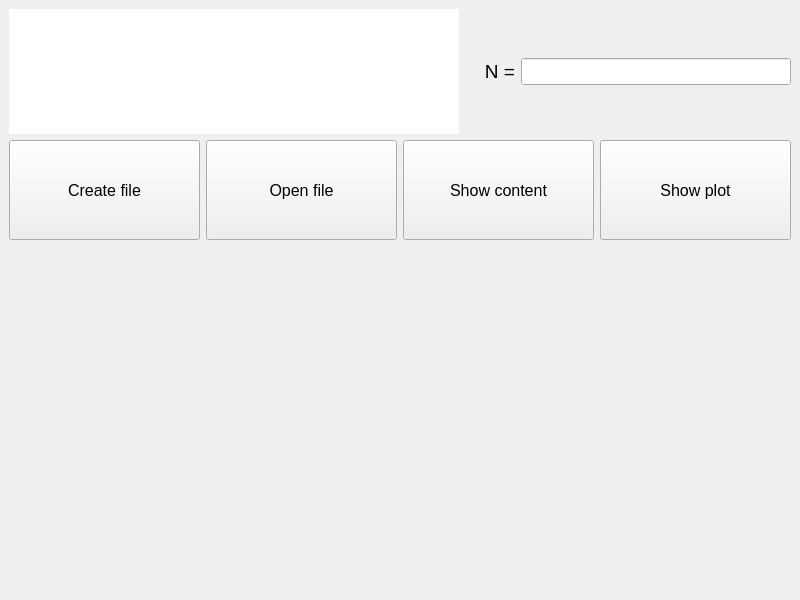
<?xml version="1.0" encoding="UTF-8"?>
<ui version="4.0">
 <class>Task2Window</class>
 <widget class="QMainWindow" name="Task2Window">
  <property name="geometry">
   <rect>
    <x>0</x>
    <y>0</y>
    <width>800</width>
    <height>600</height>
   </rect>
  </property>
  <property name="minimumSize">
   <size>
    <width>800</width>
    <height>600</height>
   </size>
  </property>
  <property name="windowTitle">
   <string>Lab5_2-320-v01-Ivanov-Ivan</string>
  </property>
  <widget class="QWidget" name="centralwidget">
   <property name="minimumSize">
    <size>
     <width>800</width>
     <height>600</height>
    </size>
   </property>
   <layout class="QVBoxLayout" name="verticalLayout">
    <item>
     <layout class="QHBoxLayout" name="horizontalLayout">
      <item>
       <widget class="QLabel" name="image_lbl">
        <property name="sizePolicy">
         <sizepolicy hsizetype="Preferred" vsizetype="Preferred">
          <horstretch>0</horstretch>
          <verstretch>0</verstretch>
         </sizepolicy>
        </property>
        <property name="minimumSize">
         <size>
          <width>450</width>
          <height>125</height>
         </size>
        </property>
        <property name="styleSheet">
         <string notr="true">background-color: rgb(255, 255, 255);</string>
        </property>
        <property name="text">
         <string/>
        </property>
       </widget>
      </item>
      <item>
       <widget class="QLabel" name="label">
        <property name="sizePolicy">
         <sizepolicy hsizetype="Preferred" vsizetype="Preferred">
          <horstretch>0</horstretch>
          <verstretch>0</verstretch>
         </sizepolicy>
        </property>
        <property name="maximumSize">
         <size>
          <width>50</width>
          <height>16777215</height>
         </size>
        </property>
        <property name="font">
         <font>
          <pointsize>14</pointsize>
         </font>
        </property>
        <property name="text">
         <string>N =</string>
        </property>
        <property name="scaledContents">
         <bool>false</bool>
        </property>
        <property name="alignment">
         <set>Qt::AlignRight|Qt::AlignTrailing|Qt::AlignVCenter</set>
        </property>
       </widget>
      </item>
      <item>
       <widget class="QLineEdit" name="lineEdit">
        <property name="sizePolicy">
         <sizepolicy hsizetype="Minimum" vsizetype="Fixed">
          <horstretch>0</horstretch>
          <verstretch>0</verstretch>
         </sizepolicy>
        </property>
        <property name="font">
         <font>
          <pointsize>12</pointsize>
         </font>
        </property>
       </widget>
      </item>
     </layout>
    </item>
    <item>
     <layout class="QHBoxLayout" name="horizontalLayout_2">
      <item>
       <widget class="QPushButton" name="create_btn">
        <property name="minimumSize">
         <size>
          <width>0</width>
          <height>100</height>
         </size>
        </property>
        <property name="font">
         <font>
          <pointsize>12</pointsize>
         </font>
        </property>
        <property name="text">
         <string>Create file</string>
        </property>
       </widget>
      </item>
      <item>
       <widget class="QPushButton" name="open_btn">
        <property name="minimumSize">
         <size>
          <width>0</width>
          <height>100</height>
         </size>
        </property>
        <property name="font">
         <font>
          <pointsize>12</pointsize>
         </font>
        </property>
        <property name="text">
         <string>Open file</string>
        </property>
       </widget>
      </item>
      <item>
       <widget class="QPushButton" name="show_btn">
        <property name="minimumSize">
         <size>
          <width>0</width>
          <height>100</height>
         </size>
        </property>
        <property name="font">
         <font>
          <pointsize>12</pointsize>
         </font>
        </property>
        <property name="text">
         <string>Show content</string>
        </property>
       </widget>
      </item>
      <item>
       <widget class="QPushButton" name="plot_btn">
        <property name="minimumSize">
         <size>
          <width>0</width>
          <height>100</height>
         </size>
        </property>
        <property name="font">
         <font>
          <pointsize>12</pointsize>
         </font>
        </property>
        <property name="text">
         <string>Show plot</string>
        </property>
       </widget>
      </item>
     </layout>
    </item>
    <item>
     <layout class="QHBoxLayout" name="plot_layout"/>
    </item>
    <item>
     <spacer name="verticalSpacer">
      <property name="orientation">
       <enum>Qt::Vertical</enum>
      </property>
      <property name="sizeHint" stdset="0">
       <size>
        <width>20</width>
        <height>40</height>
       </size>
      </property>
     </spacer>
    </item>
   </layout>
  </widget>
 </widget>
 <resources/>
 <connections/>
</ui>
